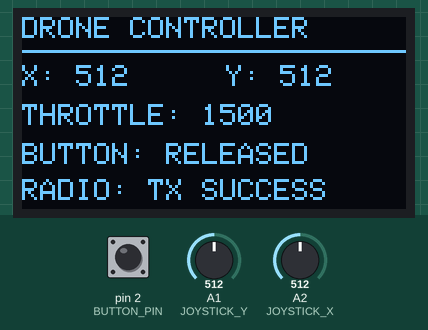
This sketch was run on a simulated Arduino Uno, built with avr-gcc and run on an emulated ATmega328P. On the bench: 128×64 one-colour display. Inputs (shaded band) come from the test bench; at power-on: A1 (JOYSTICK_Y) = 512, pin 2 (BUTTON_PIN) HIGH, A2 (JOYSTICK_X) = 512. No radio packets arrive unless stated; what the sketch prints to the serial monitor is not drawn.

Above: at 2.3 s.
2.4 s: A1 (JOYSTICK_Y) set to 90
At 3.0 s:
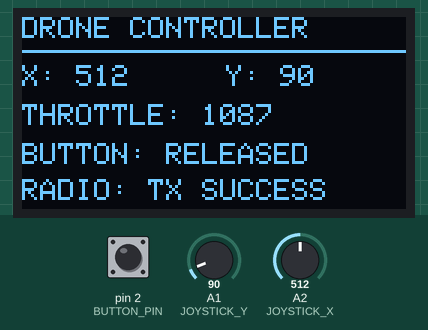
4.0 s: pin 2 (BUTTON_PIN) pulled LOW for 0.15 s
At 4.16 s:
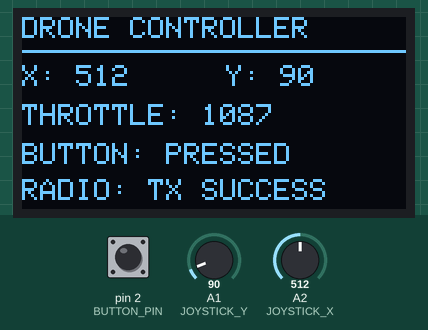
5.7 s: A2 (JOYSTICK_X) set to 107
At 6.6 s:
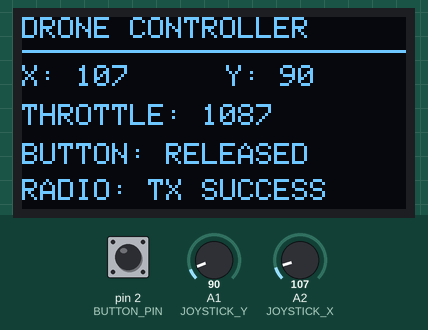
7.2 s: A2 (JOYSTICK_X) set to 94
At 7.8 s:
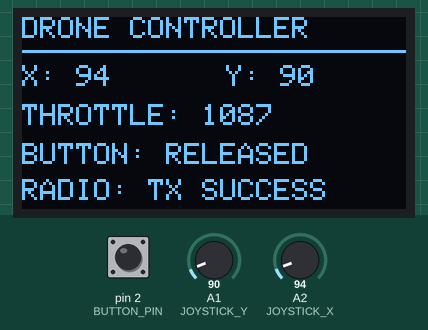
8.7 s: A1 (JOYSTICK_Y) set to 109
At 9.9 s:
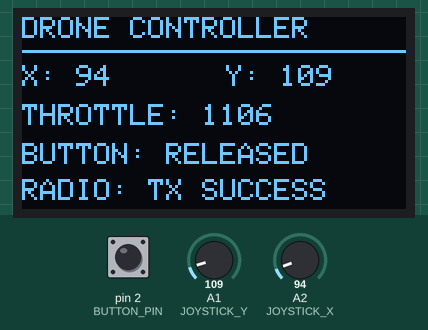
10.2 s: pin 2 (BUTTON_PIN) pulled LOW for 1 s
At 11.1 s:
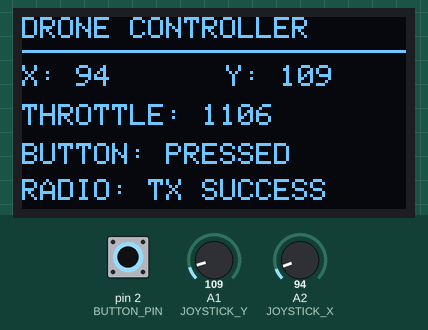
Timing chart, 0 to 13.2 s (numbered marks = the images above; inputs shaded):
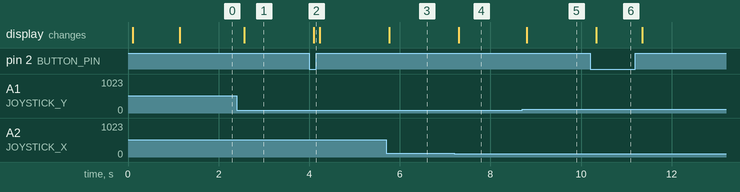

Measured:
- after the input at 2.4 s, the display: changes after 0.17 s (image 1)
- after the input at 4.0 s, the display: changes after 0.10 s (image 2)
- after the input at 5.7 s, the display: changes after 0.06 s (image 3)
- after the input at 7.2 s, the display: changes after 0.10 s (image 4)
- after the input at 8.7 s, the display: changes after 0.10 s (image 5)
- after the input at 10.2 s, the display: changes after 0.13 s (image 6)

The sketch:

transmitter.ino
```cpp
#include <SPI.h>
#include <Wire.h>
#include <RF24.h>
#include <nRF24L01.h>
#include <Adafruit_GFX.h>
#include <Adafruit_SSD1306.h>

#define SCREEN_WIDTH 128
#define SCREEN_HEIGHT 64
#define OLED_RESET -1

Adafruit_SSD1306 display(
  SCREEN_WIDTH,
  SCREEN_HEIGHT,
  &Wire,
  OLED_RESET
);

RF24 radio(7, 8);

const byte address[6] = "00001";

#define BUTTON_PIN 2
#define JOYSTICK_X A2
#define JOYSTICK_Y A1

#define MIN_THROTTLE 1000
#define MAX_THROTTLE 2000

struct JoystickData {
  uint16_t x;
  uint16_t y;
  uint8_t button;
};

JoystickData data;

bool displayReady = false;

unsigned long previousDisplayUpdate = 0;

void setup() {

  Serial.begin(9600);

  pinMode(BUTTON_PIN, INPUT_PULLUP);

  Wire.begin();

  // OLED initialization
  displayReady = display.begin(
    SSD1306_SWITCHCAPVCC,
    0x3C
  );

  if (displayReady) {

    display.clearDisplay();

    display.setTextColor(SSD1306_WHITE);
    display.setTextSize(1);

    display.setCursor(0, 0);

    display.println("DRONE CONTROLLER");
    display.println("----------------");
    display.println("INITIALIZING...");

    display.display();
  }

  // Radio initialization
  if (!radio.begin()) {

    Serial.println("NRF NOT DETECTED!");

    while (1);
  }

  radio.openWritingPipe(address);

  radio.setPALevel(RF24_PA_LOW);
  radio.setDataRate(RF24_250KBPS);
  radio.setRetries(5, 15);

  radio.stopListening();

  Serial.println("TRANSMITTER READY");

  if (displayReady) {

    display.clearDisplay();

    display.setCursor(0, 0);

    display.println("DRONE CONTROLLER");
    display.println("----------------");
    display.println("RADIO: READY");
    display.println("JOYSTICK: READY");

    display.display();
  }

  delay(1000);
}

void loop() {

  // Read joystick
  data.x = analogRead(JOYSTICK_X);
  data.y = analogRead(JOYSTICK_Y);

  // Read button
  data.button = (digitalRead(BUTTON_PIN) == LOW);

  // Send data
  bool success = radio.write(
    &data,
    sizeof(data)
  );

  // Calculate throttle
  int throttle = map(
    data.y,
    0,
    1023,
    MIN_THROTTLE,
    MAX_THROTTLE
  );

  // Serial Monitor
  Serial.print("X: ");
  Serial.print(data.x);

  Serial.print(" | Y: ");
  Serial.print(data.y);

  Serial.print(" | THROTTLE: ");
  Serial.print(throttle);

  Serial.println(
    success ? " | TX OK" : " | TX FAILED"
  );

  // OLED update
  if (displayReady &&
      millis() - previousDisplayUpdate >= 100) {

    previousDisplayUpdate = millis();

    display.clearDisplay();

    display.setTextSize(1);

    display.setCursor(0, 0);

    display.println("DRONE CONTROLLER");

    display.drawLine(
      0, 11, 127, 11,
      SSD1306_WHITE
    );

    display.setCursor(0, 16);

    display.print("X: ");
    display.print(data.x);

    display.setCursor(68, 16);

    display.print("Y: ");
    display.print(data.y);

    display.setCursor(0, 29);

    display.print("THROTTLE: ");
    display.print(throttle);

    display.setCursor(0, 42);

    display.print("BUTTON: ");

    display.print(
      data.button ? "PRESSED" : "RELEASED"
    );

    display.setCursor(0, 54);

    display.print(
      success ? "RADIO: TX SUCCESS" : "RADIO: NO ACK"
    );

    display.display();
  }

  delay(20);
}
```
